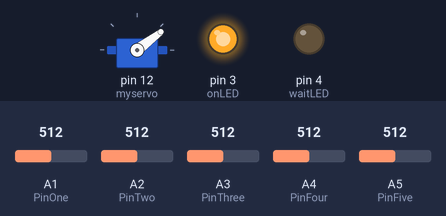
Bench run of a sketch on a simulated Arduino Uno, built with avr-gcc and run on an emulated ATmega328P. Parts: servo, output pins drawn as LEDs (lit = HIGH). The test bench sets the inputs (shaded band); at power-on: A1 (PinOne) = 512, A2 (PinTwo) = 512, A4 (PinFour) = 512, A3 (PinThree) = 512, A5 (PinFive) = 512.

Above: at 8.2 s.
8.3 s: A1 (PinOne) set to 601
9.8 s: A1 (PinOne) set to 625
At 11.2 s:
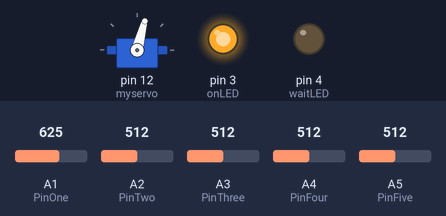
11.5 s: A2 (PinTwo) set to 598
13.0 s: A2 (PinTwo) set to 621
At 14.0 s:
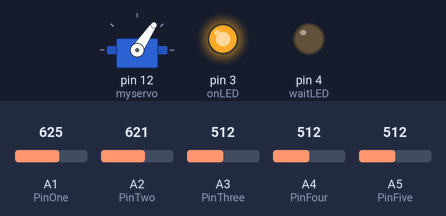
14.5 s: A4 (PinFour) set to 602
16.0 s: A4 (PinFour) set to 631
At 16.5 s:
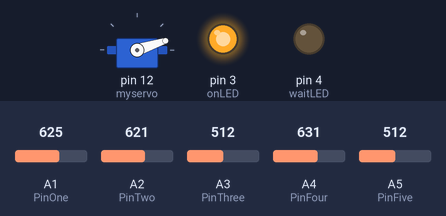
Timing chart, 0 to 18.5 s (numbered marks = the images above; inputs shaded):
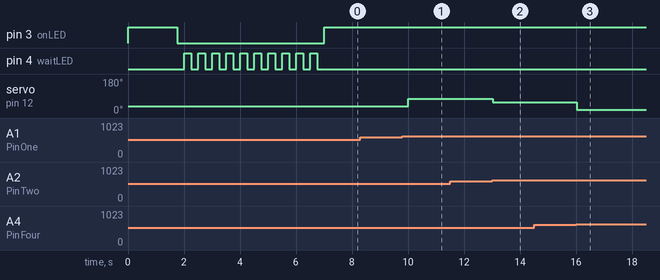

Measured:
- the behaviour switches between 612 and 613 on A1 (PinOne) (found by bisection; images 0 and 1)
- the behaviour switches between 612 and 613 on A2 (PinTwo) (found by bisection; images 1 and 2)
- the behaviour switches between 612 and 613 on A4 (PinFour) (found by bisection; images 2 and 3)
- after the input at 8.3 s, every drawn part: stays the same
- after the input at 9.8 s, servo on pin 12 (myservo): 37° → 75° after 0.21 s
- after the input at 11.5 s, every drawn part: stays the same
- after the input at 13.0 s, servo on pin 12 (myservo): 75° → 56° at once
- after the input at 14.5 s, every drawn part: stays the same
- after the input at 16.0 s, servo on pin 12 (myservo): 56° → 18° at once

The sketch:

arduino_skull.ino
```cpp
// Arduino Photoresistor Skull

#include <Servo.h>
Servo myservo;      // create servo object to control a servo

int onLED = 3;      // LED to indicate that the skull is on
int waitLED = 4;    // LED to blink during calibration

// degree positions to move the skull towards
int pos1 = 75;
int pos2 = 56.25;
int pos3 = 37.5;
int pos4 = 18.75;
int pos5 = 0;

// current position to start with
int currentPos = pos3;

// pin locations on the Arduino
int PinOne = 1;
int PinTwo = 2;
int PinThree = 3;
int PinFour = 4;
int PinFive = 5;

// for storing the values of each pin
int PinOneVal;
int PinTwoVal;
int PinThreeVal;
int PinFourVal;
int PinFiveVal;

// for storing the pin average after calibration
int PinOneAverage = 0;
int PinTwoAverage = 0;
int PinThreeAverage = 0;
int PinFourAverage = 0;
int PinFiveAverage = 0;

// for storing pin totals during calibration
int PinOneTotal = 0;
int PinTwoTotal = 0;
int PinThreeTotal = 0;
int PinFourTotal = 0;
int PinFiveTotal = 0;

// how many times to test pin values
int AverageCount = 10;

// initialize arrays for storing pin values for calibration
int PinOneValues[10];
int PinTwoValues[10];
int PinThreeValues[10];
int PinFourValues[10];
int PinFiveValues[10];

void setup()
{
  myservo.attach(12);         // attaches servo to digital pin 12
  myservo.write(currentPos);  // spin servo to current position
  pinMode(onLED, OUTPUT);     // setup onLED
  pinMode(waitLED, OUTPUT);   // setup waitLED

  digitalWrite(onLED, HIGH);  // turn on onLED to indicate that skull has turned on
  delay(1750);                // allow time to move out of the way of photoresistors
  digitalWrite(onLED, LOW);   // turn off onLED
  delay(250);                 // wait before starting calibration

  // gather data for calibration
  for (int i = 0; i < AverageCount; i++) {

    // read and store pin values
    PinOneValues[i] = analogRead(PinOne);
    PinTwoValues[i] = analogRead(PinTwo);
    PinThreeValues[i] = analogRead(PinThree);
    PinFourValues[i] = analogRead(PinFour);
    PinFiveValues[i] = analogRead(PinFive);

    // add current value to pin totals
    PinOneTotal = PinOneTotal + PinOneValues[i];
    PinTwoTotal = PinTwoTotal + PinTwoValues[i];
    PinThreeTotal = PinThreeTotal + PinThreeValues[i];
    PinFourTotal = PinFourTotal + PinFourValues[i];
    PinFiveTotal = PinFiveTotal + PinFiveValues[i];

    // blink waitLED to indicate calibration
    digitalWrite(waitLED, HIGH);
    delay(250);
    digitalWrite(waitLED, LOW);
    delay(250);
  }

  // finish calibration by finding averages
  for (int j = 0; j < AverageCount; j++) {
    PinOneAverage = PinOneTotal / AverageCount;
    PinTwoAverage = PinTwoTotal / AverageCount;
    PinThreeAverage = PinThreeTotal / AverageCount;
    PinFourAverage = PinFourTotal / AverageCount;
    PinFiveAverage = PinFiveTotal / AverageCount;
  }

  // display onLED to indicate ready state
  digitalWrite(onLED, HIGH);
}

void loop()
{
  // read current pin values
  PinOneVal = analogRead(PinOne);
  PinTwoVal = analogRead(PinTwo);
  PinThreeVal = analogRead(PinThree);
  PinFourVal = analogRead(PinFour);
  PinFiveVal = analogRead(PinFive);

  // adjust skull position accordingly
  if (PinOneVal > (PinOneAverage + 100)) { currentPos = pos1; }
  if (PinTwoVal > (PinTwoAverage + 100) ) { currentPos = pos2; }
  if (PinThreeVal > (PinThreeAverage + 100)) { currentPos = pos3; }
  if (PinFourVal > (PinFourAverage + 100)) { currentPos = pos4; }
  if (PinFiveVal > (PinFiveAverage + 100)) { currentPos = pos5; }

  myservo.write(currentPos);  // sets the servo position to current position
  delay(250);                 // delay between pin readings and skull adjustment
}
```
